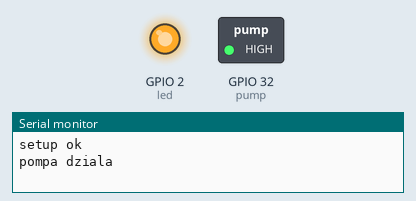
The sketch below on a simulated ESP32. Shown: switched loads named in the sketch (green lamp = pin HIGH), output pins drawn as LEDs (lit = HIGH), the last lines printed to the serial monitor.

Above: at 5.0 s.
At 15.0 s:
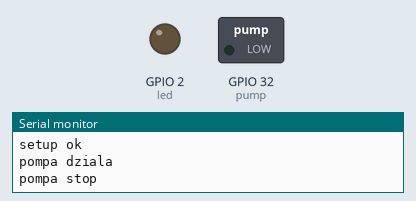
Timing chart, 0 to 26.0 s (numbered marks = the images above):
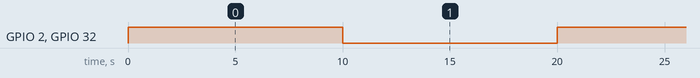

Measured:
- by itself, GPIO 2 (led), GPIO 32 (pump): alternates HIGH for 10.0 s and LOW for 10.0 s

The sketch:

pumo_control.ino
```cpp
#define pump 32
#define led 2

void setup() {
  // put your setup code here, to run once:
  Serial.begin(115200);
  pinMode(pump, OUTPUT);
  pinMode(led, OUTPUT);
  digitalWrite(pump, LOW);
  digitalWrite(led, LOW);
  Serial.println("setup ok");
}

void pump_on() {
  digitalWrite(pump, HIGH);
  digitalWrite(led, HIGH);
  Serial.println("pompa dziala");
}

void pump_off() {
  digitalWrite(pump, LOW);
  digitalWrite(led, LOW);
  Serial.println("pompa stop");
}

void loop() {
  //put your main code here, to run repeatedly:
  pump_on();
  delay(10000);

  pump_off();
  delay(10000);
}
```
